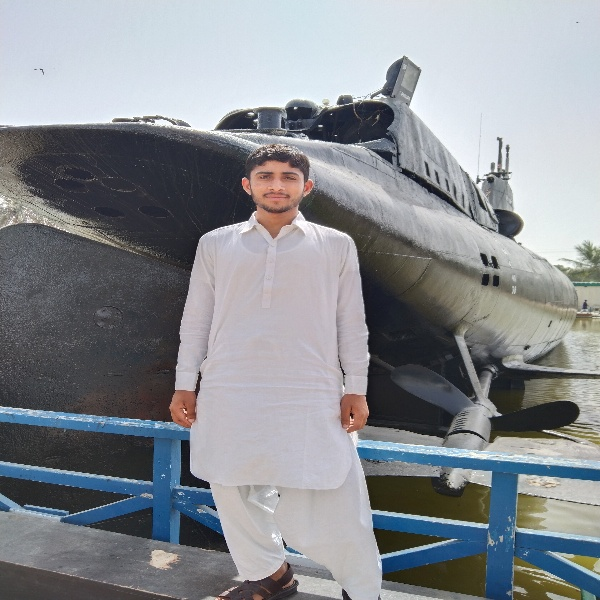
#> input picture opencv/resources/sdb.jpg, 600 x 600 px
$ python trackbars.py
#> lines starting #> are read from the running program, lines starting #| are printed output that depends on the picture; after the words box and inside, x2 and y2 are one past the last pixel; in counts of white or black regions, pixels touching at a corner belong together
import cv2 as cv
import numpy as np

img = cv.imread('resources/sdb.jpg')
#> img is the input picture: shape (600, 600, 3); mean B, G, R 145.6, 140.8, 137.2

cv.namedWindow('trackbars')

def nothing(x):
    pass


hue_min = cv.createTrackbar('hue min','trackbars',0,179,nothing)
#> slider 'hue min' is set to 35
hue_max = cv.createTrackbar('hue max','trackbars',179,179,nothing)
sat_min = cv.createTrackbar('sat min','trackbars',0,255,nothing)
#> slider 'sat min' is set to 51
sat_max = cv.createTrackbar('sat max','trackbars',255,255,nothing)
val_min = cv.createTrackbar('val min','trackbars',0,255,nothing)
#> slider 'val min' is set to 51
val_max = cv.createTrackbar('val max','trackbars',255,255,nothing)

while True:
    hsv = cv.cvtColor(img,cv.COLOR_BGR2HSV)
#> hsv: shape (600, 600, 3); mean H, S, V 95.6, 35.2, 149.6
    h_min = cv.getTrackbarPos('hue min','trackbars')
    h_max = cv.getTrackbarPos('hue max','trackbars')
    s_min = cv.getTrackbarPos('sat min','trackbars')
    s_max = cv.getTrackbarPos('sat max','trackbars')
    v_min = cv.getTrackbarPos('val min','trackbars')
    v_max = cv.getTrackbarPos('val max','trackbars')
    lower = np.array([h_min,s_min,v_min])
    upper = np.array([h_max,s_max,v_max])
    mask = cv.inRange(hsv,lower,upper)
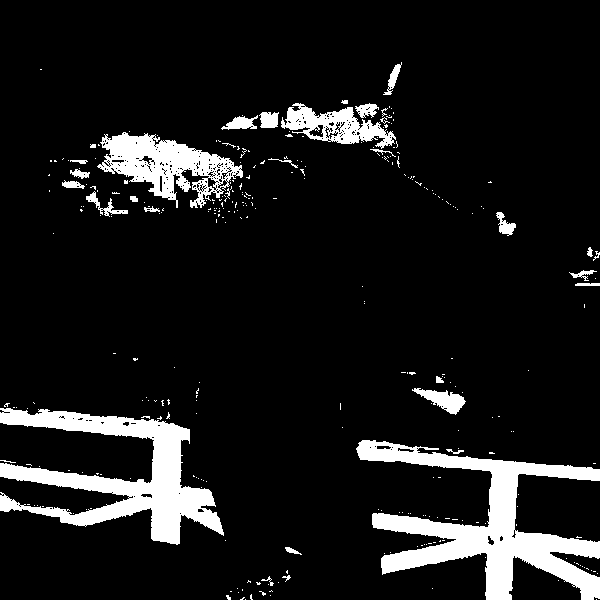
#> mask: shape (600, 600); 10% white; 306 white regions (274 under 20 px), largest, box (x1, y1, x2, y2) and area: (356, 440, 600, 600) 13360, (0, 408, 224, 545) 11359, (97, 132, 243, 208) 5055
    result = cv.bitwise_and(img,img,mask=mask)
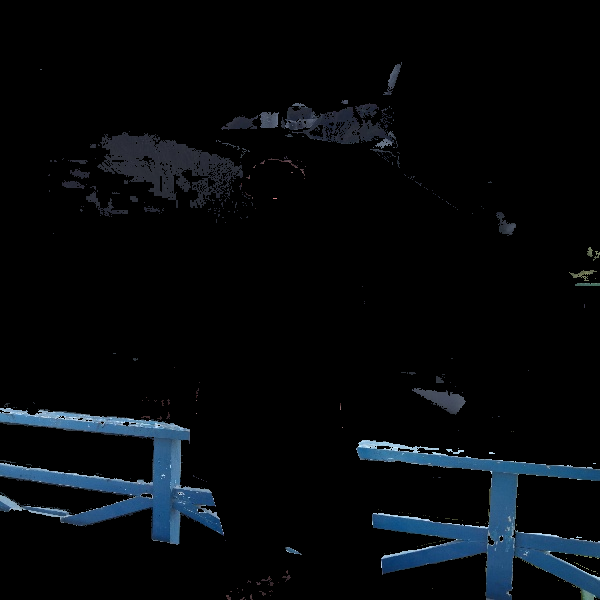
#> result: shape (600, 600, 3); mean B, G, R 11.4, 8.5, 5.4
    # cv.imshow('image',img)
    cv.imshow('mask',mask)
    cv.imshow('result',result)
    if cv.waitKey(1) & 0xFF == ord('q'):
#> (key q is pressed here)
        break

cv.destroyAllWindows()
